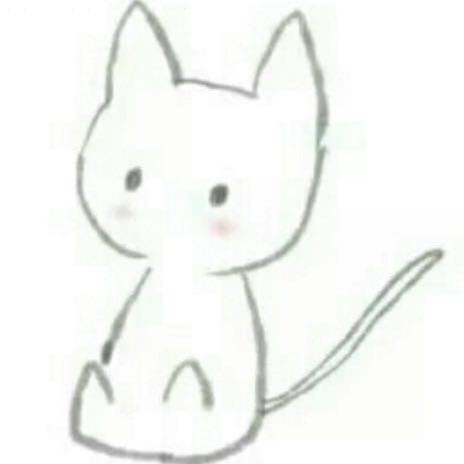
#> input picture opencvpython/pics/touxiang.jpg, 464 x 464 px
$ python chapt3.py
#> lines starting #> are read from the running program, lines starting #| are printed output that depends on the picture
import cv2
img = cv2.imread('pics/touxiang.jpg')
#> img is the input picture: shape (464, 464, 3); mean B, G, R 245.2, 247.5, 246.2
print(img.shape)
#| (464, 464, 3)
cv2.imshow("Image",img)

#resize
imgresize = cv2.resize(img,(1000,500))
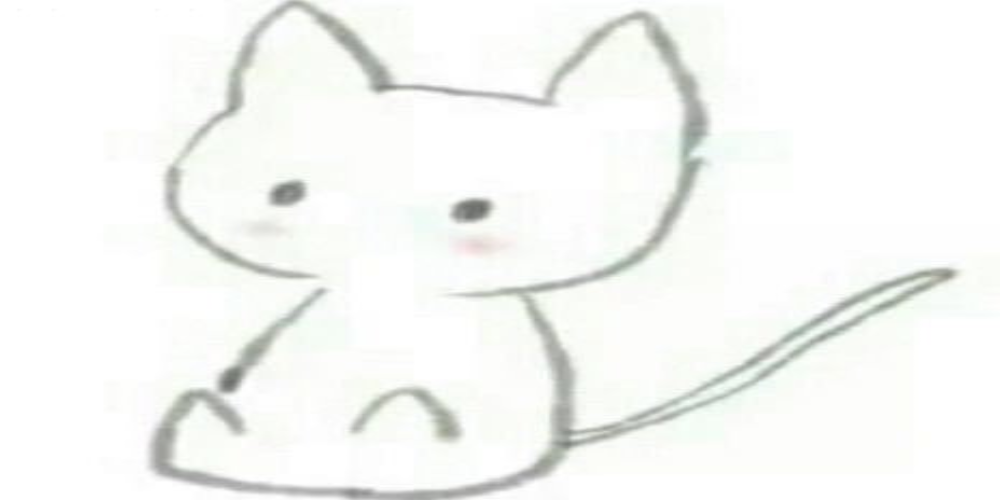
#> imgresize: shape (500, 1000, 3); mean B, G, R 245.2, 247.4, 246.2
cv2.imshow("Image",imgresize)

#crop
imgcrop = img[0:200,200:500]
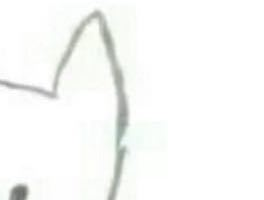
#> imgcrop: shape (200, 264, 3); mean B, G, R 248.2, 249.6, 248.7
cv2.imshow("Image",imgcrop)

cv2.waitKey(0)
